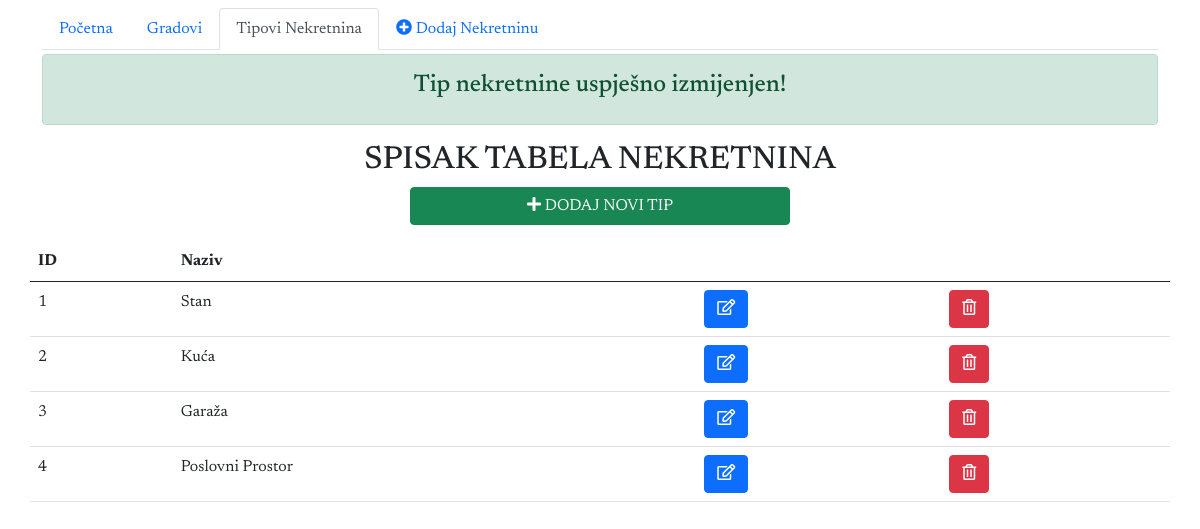
/tip_nekretnine/tip_nek_crud.php?msg=e_suc, run on the app's committed database.
### tables this page shows
CREATE TABLE `tip_nekretnine` (
  `id` int(11) NOT NULL,
  `naziv` varchar(255) NOT NULL
);

### functions.php (called while the page is built, shortened)
<?php
$dbconn = mysqli_connect("localhost", "root", "", "nekretnina_db");
function vratiti($table_name)
{
    global $dbconn;
    $arr = [];
    $q = "SELECT * FROM $table_name";
    $res = mysqli_query($dbconn, $q);
    while ($row = mysqli_fetch_assoc($res)) {
        $arr[] = $row;
    }
    return $arr;
}

### tip_nekretnine/tip_nek_crud.php (the view, shortened to what this page needs)
<?php
include "../functions.php";
$res = vratiti('tip_nekretnine');
?>
<!DOCTYPE html>
<html lang="en">
<head>
    <link href="https://cdn.jsdelivr.net/npm/bootstrap@5.0.0-beta2/dist/css/bootstrap.min.css" rel="stylesheet">
    <link rel="stylesheet" href="https://pro.fontawesome.com/releases/v5.10.0/css/all.css" />
    <link rel="stylesheet" href="../style.css" />
</head>
<body>
    <div class="container">
        <?php
        if (isset($_GET['msg'])) {
            if ($_GET['msg'] == "e_suc")
                echo " <div class='alert alert-success mt-1 text-center' role='alert'> <h4>Tip nekretnine uspješno izmijenjen!</h4> </div>";
        }
        ?>
        <h2 class="text-center mt-3"> SPISAK TABELA NEKRETNINA </h2>
        <div class="row mb-3 mt-1">
            <div class="col-4"></div>
            <button type="button" class="btn btn-success col-4" data-bs-toggle="modal" data-bs-target="#staticBackdrop1">
                <i class="fas fa-plus"></i> DODAJ NOVI TIP
            </button>
        </div>
        <div class="row">
            <table class="table table-hover">
                <thead>
                    <tr>
                        <th>ID</th>
                        <th>Naziv</th>
                        <th></th>
                        <th></th>
                    </tr>
                </thead>
                <tbody>
                    <?php
                    for ($i = 0; $i < count($res); $i++) {
                        $tip_n = $res[$i];
                        $id = $tip_n['id'];
                        echo "<tr>";
                        echo "  <td> $id </td>";
                        echo "  <td>" . ucwords($tip_n['naziv']) . "</td>";
                        echo "  <td>
                                    <a class='btn btn-primary' href='./izmijeni_tip_n.php?id=$id'>
                                        <i class='far fa-edit'></i>
                                    </a>
                                </td>";
                        echo "  <td>
                                    <a class='btn btn-danger' href='./izbrisi_tip_n.php?id=$id'>
                                        <i class='far fa-trash-alt'></i>
                                    </a>
                                </td>";
                        echo "</tr>";
                    }
                    ?>
                </tbody>
            </table>
        </div>
</body>
</html>

### style.css (style rules this page uses)
body { font-family: "Newsreader", serif; }

### data on the page
tip_nekretnine: id "1", naziv "Stan"
tip_nekretnine: id "2", naziv "Kuća"
tip_nekretnine: id "3", naziv "Garaža"
tip_nekretnine: id "4", naziv "Poslovni Prostor"
